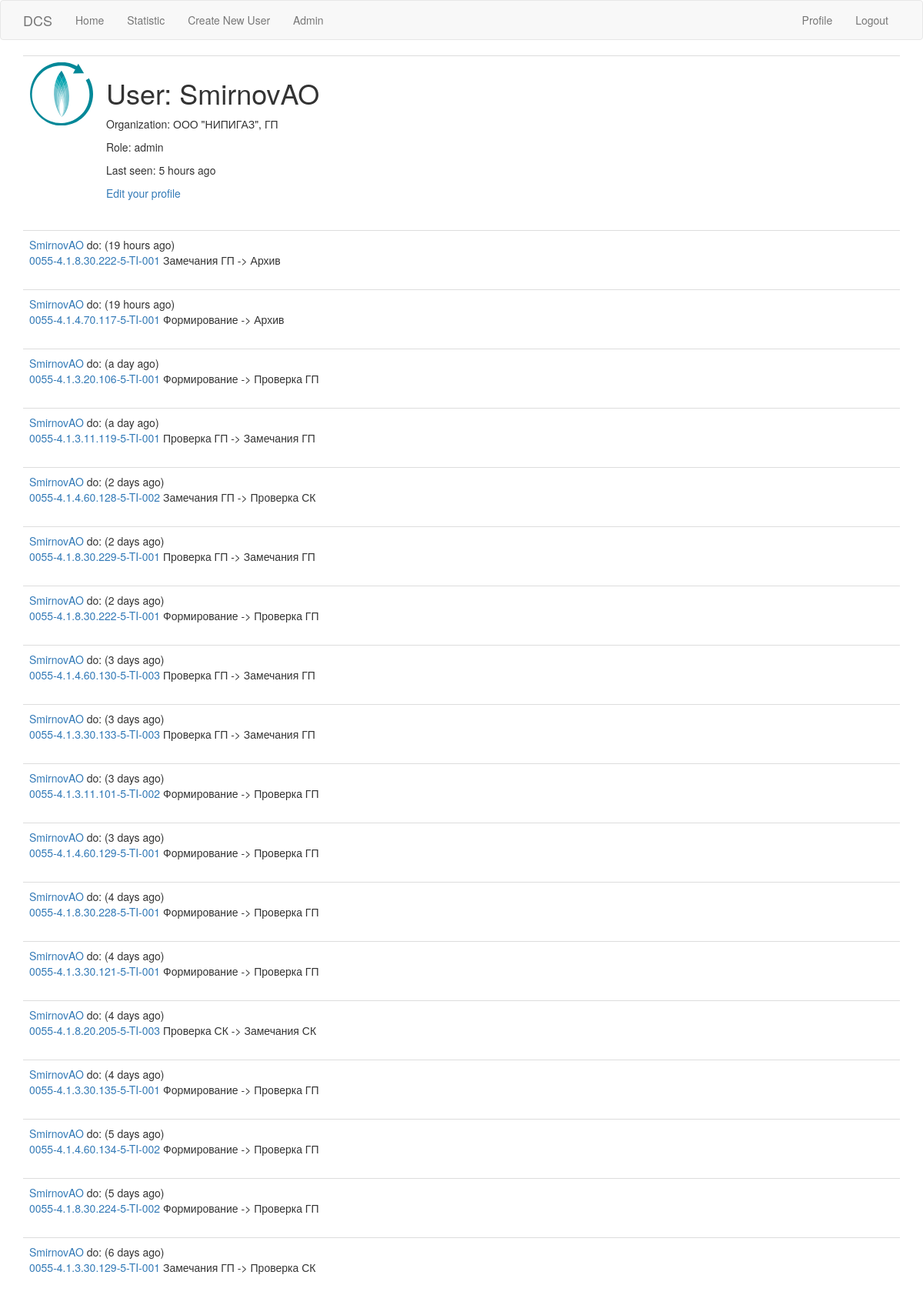
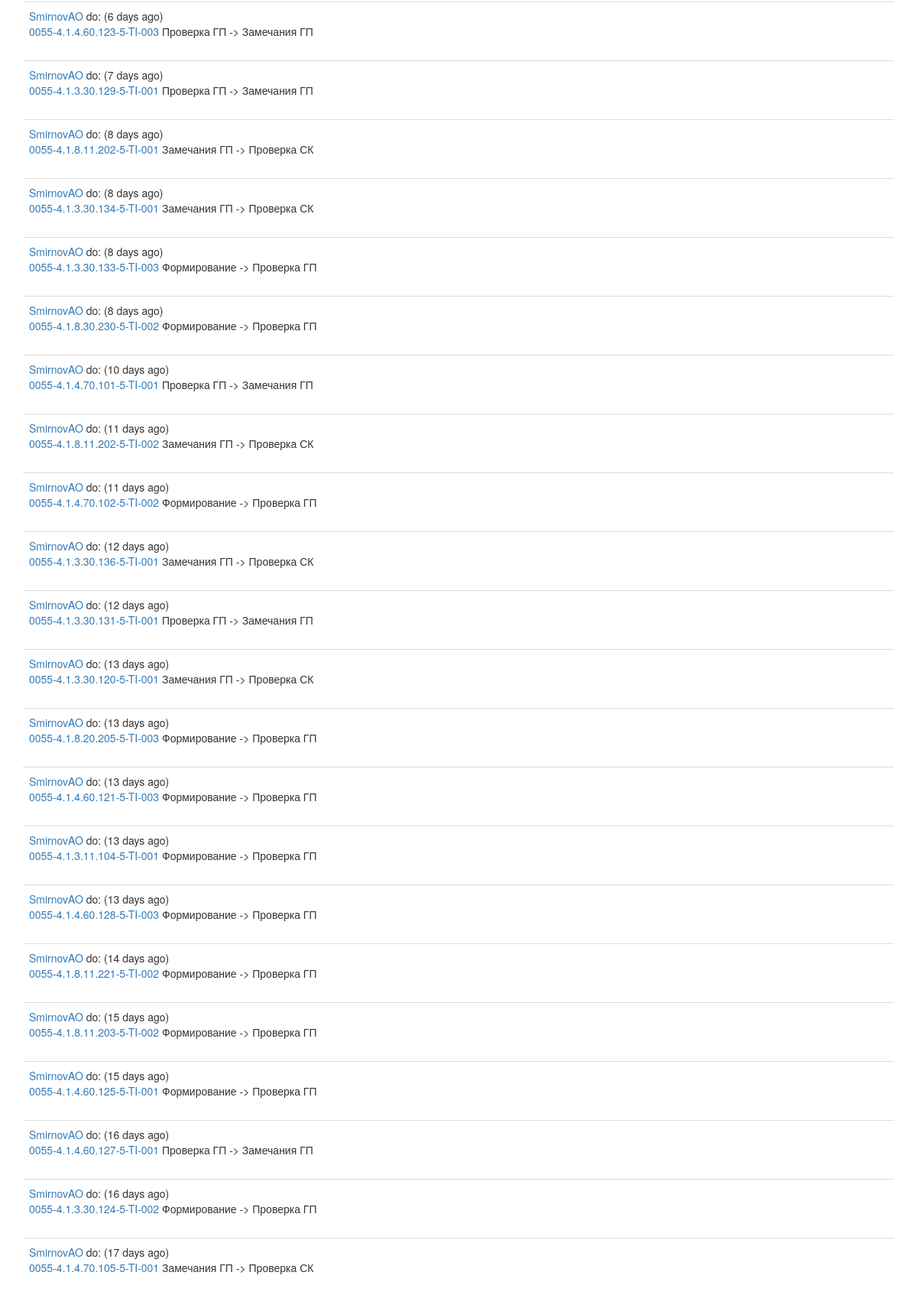
/user/SmirnovAO (signed in, upper part), run on the app's committed database (2 pictures, top to bottom).
### app/models.py (models this page shows, shortened)
class User(UserMixin, db.Model):
    id = db.Column(db.Integer, primary_key=True)
    username = db.Column(db.String(64), index=True, unique=True)
    email = db.Column(db.String(120), index=True, unique=True)
    telegram_id = db.Column(db.Integer)
    password_hash = db.Column(db.String(128))
    last_seen = db.Column(db.DateTime, default=datetime.utcnow)
    user_role_id = db.Column(db.Integer, db.ForeignKey('role.id'))
    user_company_id = db.Column(db.Integer, db.ForeignKey('company.id'))
    actions = db.relationship('Action', backref='author', lazy='dynamic')
    def has_role(self, role):
        return role == Role.query.get(self.user_role_id).role_name

class Company(db.Model):
    id = db.Column(db.Integer, primary_key=True)
    org_full_name = db.Column(db.String(120), nullable=False)
    org_short_name = db.Column(db.String(20), nullable=False)
    org_type = db.Column(db.String(20), nullable=False)
    books = db.relationship('Book', backref='company', lazy='dynamic')
    users = db.relationship('User', backref='company', lazy='dynamic')

class Role(db.Model):
    id = db.Column(db.Integer, primary_key=True)
    role_name = db.Column(db.String(30), nullable=False)
    users = db.relationship('User', backref='access_role', lazy='dynamic')

class Action(db.Model):
    id = db.Column(db.Integer, primary_key=True)
    action = db.Column(db.String(140))
    timestamp = db.Column(db.DateTime, index=True, default=datetime.utcnow())
    location = db.Column(db.String(30))
    old_status_id = db.Column(db.Integer, db.ForeignKey('book_status.id'))
    new_status_id = db.Column(db.Integer, db.ForeignKey('book_status.id'))
    user_id = db.Column(db.Integer, db.ForeignKey('user.id'))
    book_id = db.Column(db.Integer, db.ForeignKey('book.id'))
    old_status = db.relationship('BookStatus', foreign_keys=[old_status_id])
    new_status = db.relationship('BookStatus', foreign_keys=[new_status_id])

class Book(db.Model):
    id = db.Column(db.Integer, primary_key=True)
    qr_id = db.Column(db.String(20), index=True, unique=True)
    real_id = db.Column(db.String(140))
    company_id = db.Column(db.Integer, db.ForeignKey('company.id'))
    status_id = db.Column(db.Integer, db.ForeignKey('book_status.id'))
    actions = db.relationship('Action', backref='book', lazy='dynamic')

### app/routes.py (the view)
@app.route('/user/<username>')
@login_required
def user(username):
    user = User.query.filter_by(username=username).first_or_404()
    page = request.args.get('page', 1, type=int)
    actions = user.actions.order_by(Action.timestamp.desc()).paginate(page, app.config['ACTIONS_PER_PAGE'], False)
    next_url = url_for('user', username=user.username, page=actions.next_num) if actions.has_next else None
    prev_url = url_for('user', username=user.username, page=actions.prev_num) if actions.has_prev else None
    return render_template('user.html', user=user, actions=actions.items, title=username,
                           next_url=next_url, prev_url=prev_url)

### app/models.py (called while the page is built)
@login.user_loader
def load_user(id):
    return User.query.get(int(id))

### app/routes.py (called while the page is built)
@app.before_request
def before_request():
    if current_user.is_authenticated:
        current_user.last_seen = datetime.utcnow()
        db.session.commit()

### app/templates/user.html (shortened to what this page needs)
{% extends "base.html" %}
{% block app_content %}
    <table class="table table-hover">
        <tr>
            <td width="100px"><img src="../static/nipi.svg" alt="" ></td>
            <td>
                <h1>User: {{ user.username }}</h1>
                {% if user.company %}<p>Organization: {{ user.company.org_full_name }}, {{ user.company.org_type }}</p>{% endif %}
                {% if user.access_role %}<p>Role: {{ user.access_role.role_name }}</p>{% endif %}
                {% if user.last_seen %}<p>Last seen: {{ moment(user.last_seen).fromNow() }}</p>{% endif %}
                {% if user == current_user %}
                <p><a href="{{ url_for('edit_profile') }}">Edit your profile</a></p>
                {% elif current_user.access_role.role_name == 'admin' %}
                <p><a href="{{ url_for('delete_user', username=user.username) }}">Delete user</a></p>
                {% endif %}
            </td>
        </tr>
    </table>
    {% if actions %}
        {% for action in actions %}
            {% include '_action.html' %}
        {% endfor %}
    {% else %}
        <h3 class="text-center text-muted bg-warning col-md-4 col-md-offset-4">{% if user == current_user %}You{% else %}{{ user.username }}{% endif %} has no actions</h3>
    {% endif %}
{% endblock %}

### app/templates/_action.html
<table class="table table-hover">
    <tr>
        <td>
            <a href="{{ url_for('user', username=action.author.username) }}">{{ action.author.username }}</a> do: ({{ moment(action.timestamp).fromNow() }})
            <br><a href="{{ url_for('book', book_qr_id=action.book.qr_id) }}">{{ action.book.real_id  }}</a> {{ action.action }}
        </td>
    </tr>
</table>

### data on the page
User: username "SmirnovAO", last_seen "5 hours ago"
Company: company.org_full_name "ООО \"НИПИГАЗ\"", company.org_type "ГП"
Role: access_role.role_name "admin"
Action: author.username "SmirnovAO", timestamp "19 hours ago", book.real_id "0055-4.1.8.30.222-5-TI-001", action "Замечания ГП -> Архив"
Action: author.username "SmirnovAO", timestamp "19 hours ago", book.real_id "0055-4.1.4.70.117-5-TI-001", action "Формирование -> Архив"
Action: author.username "SmirnovAO", timestamp "a day ago", book.real_id "0055-4.1.3.20.106-5-TI-001", action "Формирование -> Проверка ГП"
Action: author.username "SmirnovAO", timestamp "a day ago", book.real_id "0055-4.1.3.11.119-5-TI-001", action "Проверка ГП -> Замечания ГП"
Action: author.username "SmirnovAO", timestamp "2 days ago", book.real_id "0055-4.1.4.60.128-5-TI-002", action "Замечания ГП -> Проверка СК"
Action: author.username "SmirnovAO", timestamp "2 days ago", book.real_id "0055-4.1.8.30.229-5-TI-001", action "Проверка ГП -> Замечания ГП"
Action: author.username "SmirnovAO", timestamp "2 days ago", book.real_id "0055-4.1.8.30.222-5-TI-001", action "Формирование -> Проверка ГП"
Action: author.username "SmirnovAO", timestamp "3 days ago", book.real_id "0055-4.1.4.60.130-5-TI-003", action "Проверка ГП -> Замечания ГП"
Action: author.username "SmirnovAO", timestamp "3 days ago", book.real_id "0055-4.1.3.30.133-5-TI-003", action "Проверка ГП -> Замечания ГП"
Action: author.username "SmirnovAO", timestamp "3 days ago", book.real_id "0055-4.1.3.11.101-5-TI-002", action "Формирование -> Проверка ГП"
Action: author.username "SmirnovAO", timestamp "3 days ago", book.real_id "0055-4.1.4.60.129-5-TI-001", action "Формирование -> Проверка ГП"
Action: author.username "SmirnovAO", timestamp "4 days ago", book.real_id "0055-4.1.8.30.228-5-TI-001", action "Формирование -> Проверка ГП"
Action: author.username "SmirnovAO", timestamp "4 days ago", book.real_id "0055-4.1.3.30.121-5-TI-001", action "Формирование -> Проверка ГП"
Action: author.username "SmirnovAO", timestamp "4 days ago", book.real_id "0055-4.1.8.20.205-5-TI-003", action "Проверка СК -> Замечания СК"
Action: author.username "SmirnovAO", timestamp "4 days ago", book.real_id "0055-4.1.3.30.135-5-TI-001", action "Формирование -> Проверка ГП"
Action: author.username "SmirnovAO", timestamp "5 days ago", book.real_id "0055-4.1.4.60.134-5-TI-002", action "Формирование -> Проверка ГП"
Action: author.username "SmirnovAO", timestamp "5 days ago", book.real_id "0055-4.1.8.30.224-5-TI-002", action "Формирование -> Проверка ГП"
Action: author.username "SmirnovAO", timestamp "6 days ago", book.real_id "0055-4.1.3.30.129-5-TI-001", action "Замечания ГП -> Проверка СК"
Action: author.username "SmirnovAO", timestamp "6 days ago", book.real_id "0055-4.1.4.60.123-5-TI-003", action "Проверка ГП -> Замечания ГП"
Action: author.username "SmirnovAO", timestamp "7 days ago", book.real_id "0055-4.1.3.30.129-5-TI-001", action "Проверка ГП -> Замечания ГП"
Action: author.username "SmirnovAO", timestamp "8 days ago", book.real_id "0055-4.1.8.11.202-5-TI-001", action "Замечания ГП -> Проверка СК"
Action: author.username "SmirnovAO", timestamp "8 days ago", book.real_id "0055-4.1.3.30.134-5-TI-001", action "Замечания ГП -> Проверка СК"
Action: author.username "SmirnovAO", timestamp "8 days ago", book.real_id "0055-4.1.3.30.133-5-TI-003", action "Формирование -> Проверка ГП"
Action: author.username "SmirnovAO", timestamp "8 days ago", book.real_id "0055-4.1.8.30.230-5-TI-002", action "Формирование -> Проверка ГП"
Action: author.username "SmirnovAO", timestamp "10 days ago", book.real_id "0055-4.1.4.70.101-5-TI-001", action "Проверка ГП -> Замечания ГП"
Action: author.username "SmirnovAO", timestamp "11 days ago", book.real_id "0055-4.1.8.11.202-5-TI-002", action "Замечания ГП -> Проверка СК"
Action: author.username "SmirnovAO", timestamp "11 days ago", book.real_id "0055-4.1.4.70.102-5-TI-002", action "Формирование -> Проверка ГП"
Action: author.username "SmirnovAO", timestamp "12 days ago", book.real_id "0055-4.1.3.30.136-5-TI-001", action "Замечания ГП -> Проверка СК"
Action: author.username "SmirnovAO", timestamp "12 days ago", book.real_id "0055-4.1.3.30.131-5-TI-001", action "Проверка ГП -> Замечания ГП"
Action: author.username "SmirnovAO", timestamp "13 days ago", book.real_id "0055-4.1.3.30.120-5-TI-001", action "Замечания ГП -> Проверка СК"
Action: author.username "SmirnovAO", timestamp "13 days ago", book.real_id "0055-4.1.8.20.205-5-TI-003", action "Формирование -> Проверка ГП"
Action: author.username "SmirnovAO", timestamp "13 days ago", book.real_id "0055-4.1.4.60.121-5-TI-003", action "Формирование -> Проверка ГП"
Action: author.username "SmirnovAO", timestamp "13 days ago", book.real_id "0055-4.1.3.11.104-5-TI-001", action "Формирование -> Проверка ГП"
Action: author.username "SmirnovAO", timestamp "13 days ago", book.real_id "0055-4.1.4.60.128-5-TI-003", action "Формирование -> Проверка ГП"
Action: author.username "SmirnovAO", timestamp "14 days ago", book.real_id "0055-4.1.8.11.221-5-TI-002", action "Формирование -> Проверка ГП"
Action: author.username "SmirnovAO", timestamp "15 days ago", book.real_id "0055-4.1.8.11.203-5-TI-002", action "Формирование -> Проверка ГП"
Action: author.username "SmirnovAO", timestamp "15 days ago", book.real_id "0055-4.1.4.60.125-5-TI-001", action "Формирование -> Проверка ГП"
Action: author.username "SmirnovAO", timestamp "16 days ago", book.real_id "0055-4.1.4.60.127-5-TI-001", action "Проверка ГП -> Замечания ГП"
Action: author.username "SmirnovAO", timestamp "16 days ago", book.real_id "0055-4.1.3.30.124-5-TI-002", action "Формирование -> Проверка ГП"
Action: author.username "SmirnovAO", timestamp "17 days ago", book.real_id "0055-4.1.4.70.105-5-TI-001", action "Замечания ГП -> Проверка СК"
